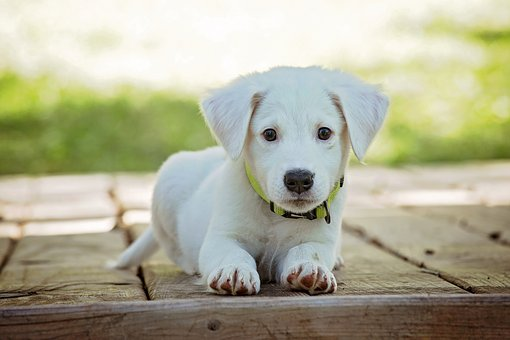
#> input picture images/puppy.jpg, 510 x 340 px
$ jupyter execute '10 - Arithmetic Operations for brightness and darkness of an Image.ipynb'
#> lines starting #> are read from the running program, lines starting #| are printed output that depends on the picture
## Arithmetic Operations

These are simple operations that allow us to directly add or subract to the color intensity.

Calculates the per-element operation of two arrays. The overall effect is increasing or decreasing brightness.

[cell 1]
import cv2
import numpy as np

image = cv2.imread('images/puppy.jpg')
#> image is the input picture: shape (340, 510, 3); mean B, G, R 149.3, 174, 174.8

# Create a matrix of ones, then multiply it by a scaler of 100
# This gives a matrix with same dimesions of our image with all values being 100
M = np.ones(image.shape, dtype = "uint8") * 125 #(can't exceed 0 and 255)

# We use this to add this matrix M, to our image
# Notice the increase in brightness
added = cv2.add(image, M)
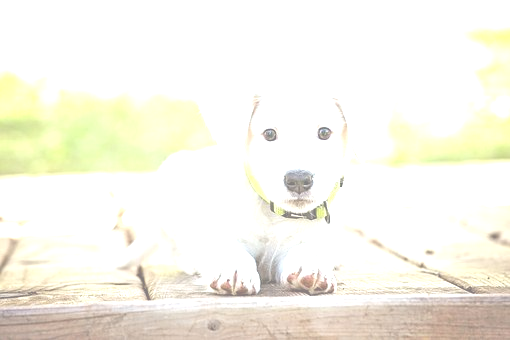
#> added: shape (340, 510, 3); mean B, G, R 233.7, 244.9, 247.2
cv2.imshow("Added", added)

# Likewise we can also subtract
# Notice the decrease in brightness
subtracted = cv2.subtract(image, M)
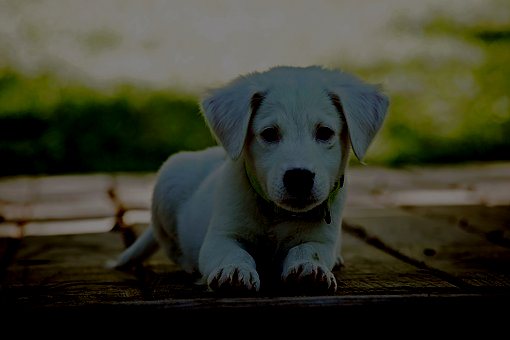
#> subtracted: shape (340, 510, 3); mean B, G, R 43.5, 58, 56.5
cv2.imshow("Subtracted", subtracted)

cv2.waitKey(0)
cv2.destroyAllWindows()
